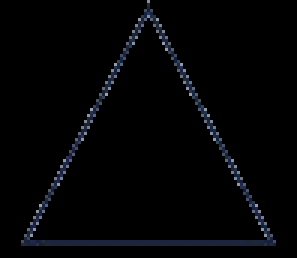
#> input picture templates/pin.png, 99 x 86 px, found by its file name (shown 3 times larger)
$ python rewrite.py
#> lines starting #> are read from the running program, lines starting #| are printed output that depends on the picture; after the words box and inside, x2 and y2 are one past the last pixel; in counts of white or black regions, pixels touching at a corner belong together
import cv2
import numpy as np
import matplotlib.pyplot as plt
from PIL import Image

# === 設定（テンプレート画像の読み込み） ===
template_pin = cv2.imread('C:/Users/morim/Downloads/卒業研究/templates/pin.png', cv2.IMREAD_UNCHANGED)
#> template_pin is the input picture: shape (86, 99, 4); mean B, G, R, A 5.2, 3.8, 3.2, 16.1
template_pinroller = cv2.imread('C:/Users/morim/Downloads/卒業研究/templates/roller.png', cv2.IMREAD_UNCHANGED)
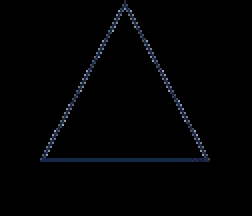
#> input picture templates/roller.png, 126 x 108 px, found by its file name (shown 2 times larger)
#> template_pinroller is the input picture: shape (108, 126, 4); mean B, G, R, A 3.4, 2.4, 1.9, 14.4
template_fixed = cv2.imread('C:/Users/morim/Downloads/卒業研究/templates/fixed.png', cv2.IMREAD_UNCHANGED)
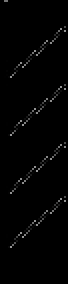
#> input picture templates/fixed.png, 34 x 142 px, found by its file name (shown 2 times larger)
#> template_fixed is the input picture: shape (142, 34, 4); mean B, G, R, A 3, 3, 3, 32.7

# === 画像サイズなどの共通設定 ===
canvas_w, canvas_h = 1000, 600
canvas = np.ones((canvas_h, canvas_w, 3), dtype=np.uint8) * 255  # 白背景

# === 座標変換関数 ===
def paste_template(bg, template, center_x, center_y, scale=1.0):
#> called with center_x = 200, center_y = 300, scale = 1
    h, w = template.shape[:2]
#> h = 86; w = 99
    resized = cv2.resize(template, (int(w * scale), int(h * scale)))
    th, tw = resized.shape[:2]
#> th = 86; tw = 99

    x1 = int(center_x - tw // 2)
#> x1 = 151
    y1 = int(center_y - th // 2)
#> y1 = 257
    x2 = x1 + tw
#> x2 = 250
    y2 = y1 + th
#> y2 = 343

    if resized.shape[2] == 4:
        alpha = resized[:, :, 3] / 255.0
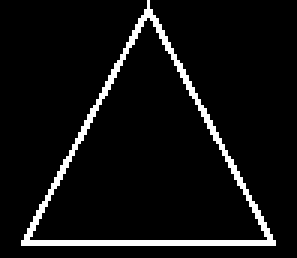
#> alpha: shape (86, 99) float64 (shown 3 times larger); values 0 (black) and 1 (white), 6.3% white in thin lines or dots, all inside (x1, y1, x2, y2) = (7, 0, 92, 82)
        for c in range(3):
            bg[y1:y2, x1:x2, c] = (1 - alpha) * bg[y1:y2, x1:x2, c] + alpha * resized[:, :, c]
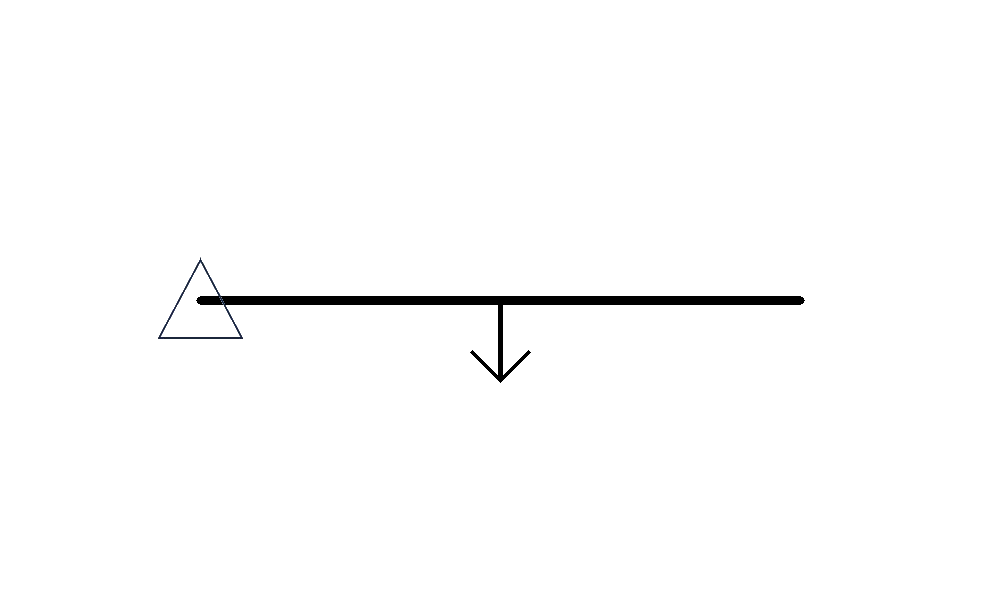
#> bg: shape (600, 1000, 3); mean B, G, R 252.3, 252.2, 252.2
    else:
        bg[y1:y2, x1:x2] = resized[:, :, :3]
    return bg

# === 梁の描画 ===
def draw_beam(canvas, start, end, thickness=8):
    return cv2.line(canvas, start, end, (0, 0, 0), thickness)

# === 荷重の描画（超鋭利な矢印） ===
def draw_sharp_arrow(canvas, base, direction='down', length=80, color=(0, 0, 0), thickness=3):
    x, y = base
    if direction == 'down':
        tip = (x, y + length)
    elif direction == 'up':
        tip = (x, y - length)
    elif direction == 'left':
        tip = (x - length, y)
    else:
        tip = (x + length, y)

    # 鋭利な矢印
    canvas = cv2.arrowedLine(canvas, base, tip, color, thickness, tipLength=0.5)
    return canvas

# === 再構成（仮配置） ===
beam_start = (200, 300)
beam_end = (800, 300)
canvas = draw_beam(canvas, beam_start, beam_end)

load_point = (500, 300)
canvas = draw_sharp_arrow(canvas, load_point, direction='down')

canvas = paste_template(canvas, template_pin, center_x=200, center_y=300)
canvas = paste_template(canvas, template_pinroller, center_x=800, center_y=300)
#> call 2 of paste_template, with center_x = 800, center_y = 300, scale = 1
#> in paste_template (call 2), `alpha = resized[:, :, 3] / 255.0`:
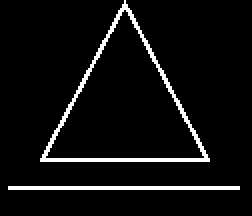
#> alpha: shape (108, 126) float64 (shown 2 times larger); values 0 (black) and 1 (white), 5.7% white in thin lines or dots, all inside (x1, y1, x2, y2) = (4, 0, 120, 95)
#> after the loop in paste_template (call 2), `for c in range(3):`:
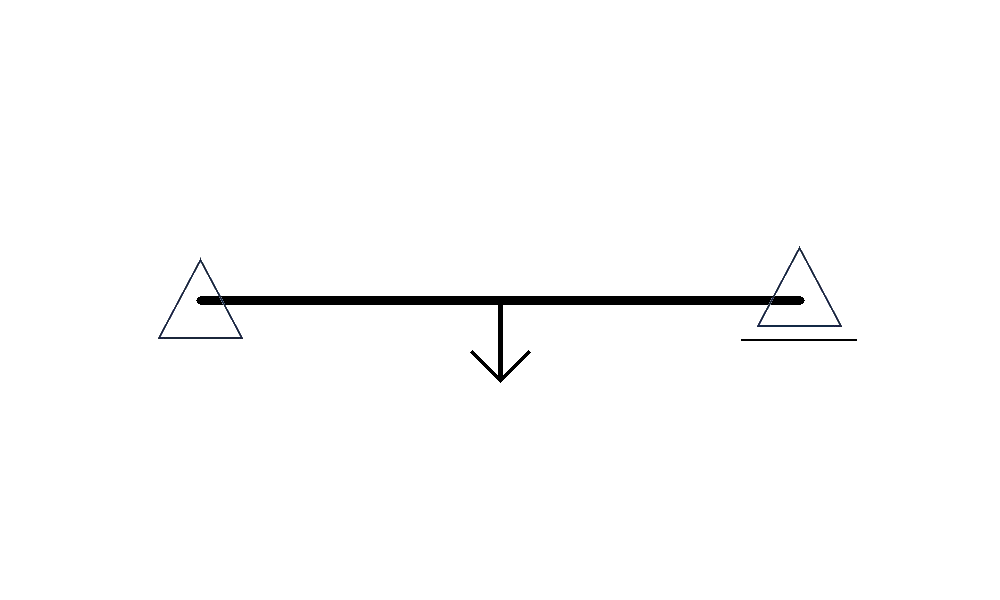
#> bg: shape (600, 1000, 3); 0.13% of pixels changed, all inside (x1, y1, x2, y2) = (741, 246, 857, 341)
canvas = paste_template(canvas, template_fixed, center_x=200, center_y=500)
#> call 3 of paste_template, with center_x = 200, center_y = 500, scale = 1
#> in paste_template (call 3), `alpha = resized[:, :, 3] / 255.0`: alpha: shape (142, 34) float64; values 0 (black) and 1 (white), 12.8% white in thin lines or dots
#> after the loop in paste_template (call 3), `for c in range(3):`:
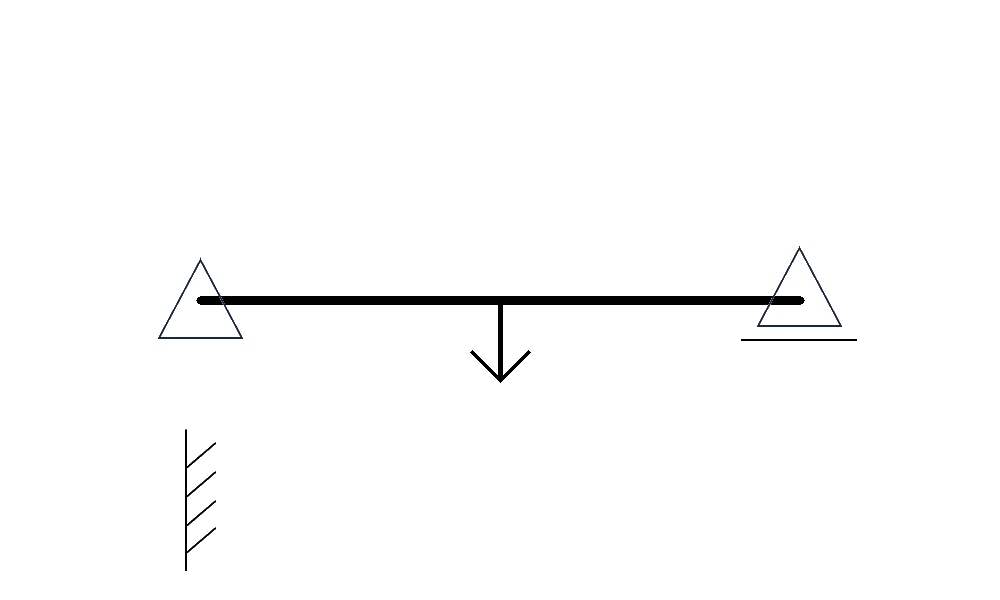
#> bg: shape (600, 1000, 3); 0.1% of pixels changed, all inside (x1, y1, x2, y2) = (185, 429, 216, 571)

# === 表示 ===
plt.figure(figsize=(12, 6))
plt.imshow(cv2.cvtColor(canvas, cv2.COLOR_BGR2RGB))
plt.axis('off')
plt.show()
